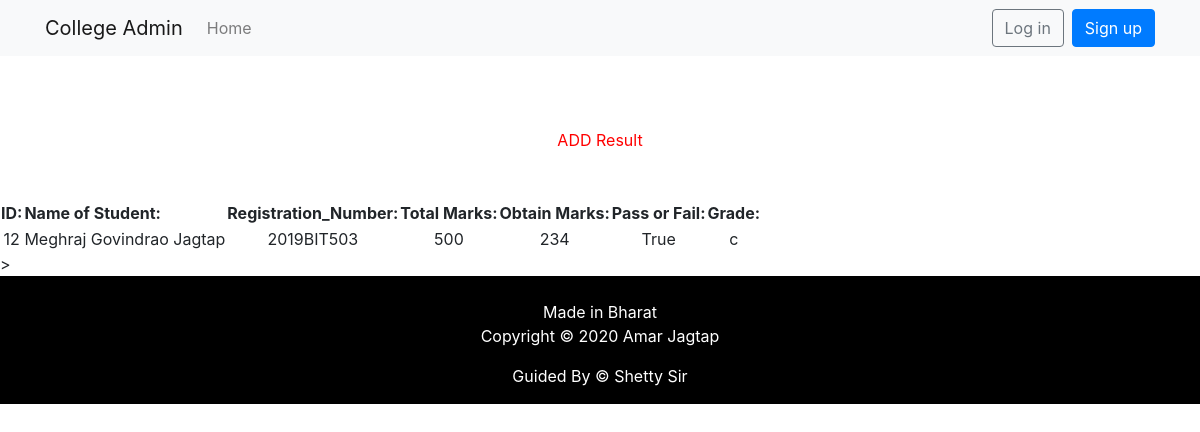
The page /show2 on the database its author committed.
### accounts/models.py (models this page shows, shortened)
class Result(models.Model):
    stud_id = models.CharField(max_length=20)
    stud_name = models.ForeignKey(Account, on_delete=models.CASCADE, null=True,blank=True)
    stud_reg_no = models.CharField(max_length=20)
    total_marks = models. CharField(max_length=20)
    obtain_marks= models.CharField(max_length=100)
    status = models.BooleanField()
    grade = models.CharField(max_length=6, choices=grade, default='A')

class Account(models.Model):
    user = models.ForeignKey(User, on_delete=models.CASCADE, null=True,blank=True)
    eid = models.CharField(max_length=20)
    name = models.CharField(max_length=100)
    reg_no= models.CharField(max_length=100)
    email = models.EmailField()
    mob = models.CharField(max_length=100)
    gender = models.CharField(choices=GENDER_CATEGORY, max_length=2)
    category = models.CharField(max_length=6, choices=select_category, default='OPEN')
    Class = models.CharField(max_length=6, choices=select_class, default='SY')
    branch =models.CharField(max_length=6, choices=select_branch, default='IT')
    def __str__(self):
        return(self.name)

### accounts/views.py (the view)
# urls.py: path('show2',views.show2),
def show2(request):
    accounts = Result.objects.all()
    return render(request,"showresult.html",{'accounts':accounts})

### accounts/templates/showresult.html (shortened to what this page needs)
<!doctype html>
<html lang="en">
<head>
  <link rel="stylesheet" href="https://stackpath.bootstrapcdn.com/bootstrap/4.1.3/css/bootstrap.min.css">
</head>
<body>
  <nav class="navbar navbar-expand-lg navbar-light bg-light mb-4">
    <div class="container">
      <a class="navbar-brand" href="{% url 'home' %}">College Admin</a>
      <div class="collapse navbar-collapse" id="navbarSupportedContent">
        <ul class="navbar-nav mr-auto">
          <li class="nav-item">
            <a class="nav-link" href="{% url 'home' %}">Home</a>
          </li>
        </ul>
        {% if user.is_authenticated %}
          <ul class="navbar-nav">
            <li class="nav-item dropdown">
              <a class="nav-link dropdown-toggle" href="#" id="navbarDropdown" role="button" data-toggle="dropdown" aria-haspopup="true" aria-expanded="false">
                {{ user.username }}
              </a>
              <div class="dropdown-menu dropdown-menu-right" aria-labelledby="navbarDropdown">
                <a class="dropdown-item" href="{% url 'password_change' %}">Change password</a>
                <div class="dropdown-divider"></div>
                <a class="dropdown-item" href="{% url 'logout' %}">Log out</a>
              </div>
            </li>
          </ul>
        {% else %}
          <form class="form-inline my-2 my-lg-0">
            <a href="{% url 'login' %}" class="btn btn-outline-secondary">Log in</a>
            <a href="{% url 'signup' %}" class="btn btn-primary ml-2">Sign up</a>
          </form>
        {% endif %}
      </div>
    </div>
  </nav>
<br>
<br>
<center><a href="emp2" style="color:red">ADD Result</a></center>
<br>
<br>
{% load static %}
{% block content %}
<div>
  <table id='mytable1'>
    <thead>
  <tr>
      <th>ID:</th>
       <th>Name of Student:</th>
      <th>Registration_Number:</th>
          <th>Total Marks:</th>
        <th>Obtain Marks:</th>
          <th>Pass or Fail:</th>
       <th>Grade:</th>
  </tr>
  </thead>
  <tbody>
          {% for entry in accounts %}
          <tr>
              <td align="center"> {{ entry.stud_id}} </td>
          <td align="center"> {{ entry.stud_name }} </td>
          <td align="center"> {{ entry.stud_reg_no}} </td>
          <td align="center"> {{ entry.total_marks}} </td>
          <td align="center"> {{ entry.obtain_marks}} </td>
          <td align="center"> {{ entry.status}} </td>
              <td align="center"> {{ entry.grade}} </td>
        </tr>
        {% endfor %}
</tbody>
</table>
{% block js %}
<script src="https://ajax.googleapis.com/ajax/libs/jquery/3.3.1/jquery.min.js"></script>>
<link rel="stylesheet" type="text/css" href="https://cdn.datatables.net/v/dt/jszip-2.5.0/dt-1.10.20/af-2.3.4/b-1.6.1/b-colvis-1.6.1/b-flash-1.6.1/b-html5-1.6.1/b-print-1.6.1/cr-1.5.2/fc-3.3.0/fh-3.1.6/kt-2.5.1/r-2.2.3/rg-1.1.1/rr-1.2.6/sc-2.0.1/sl-1.3.1/datatables.min.css"/>
</div>
{% endblock js %}
{% endblock %}
</body>
</head>
<footer>
<br>
  <div class="container">
    <div class="row">
               <div class="col-md-12 col-sm-12">
                    <div style="color:#ffffff;"class="wow fadeInUp footer-copyright">
                         <p>Made in Bharat <br>
                         Copyright &copy;   2020  Amar Jagtap </p>
                      <p>Guided By &copy;   Shetty Sir</p>
                    </div>
               </div>
    </div>
  </div>
</footer>
</html>

### accounts/templates/showresult.html (style rules this page uses)
footer { padding: 0px 0px 0px 0px; background-color:black; margin:0px; }
p { text-align:center; }

### rows shown on the page
Result: stud_id "12", stud_name "Meghraj Govindrao Jagtap", stud_reg_no "2019BIT503", total_marks "500", obtain_marks "234", status "True", grade "c"
